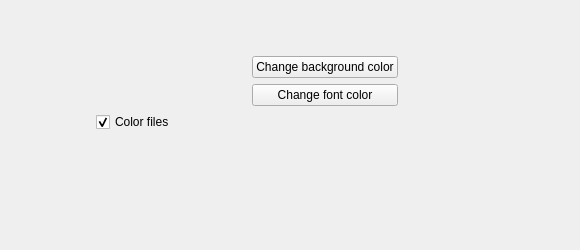
      <widget class="QWidget" name="pageSettingsShell">
       <widget class="QWidget" name="gridLayoutWidget">
        <property name="geometry">
         <rect>
          <x>90</x>
          <y>50</y>
          <width>481</width>
          <height>191</height>
         </rect>
        </property>
        <layout class="QGridLayout" name="shellGridLayout">
         <property name="margin" stdset="0">
          <number>6</number>
         </property>
         <item row="0" column="1">
          <widget class="QPushButton" name="shellPushButtonBackground">
           <property name="text">
            <string>Change background color</string>
           </property>
          </widget>
         </item>
         <item row="1" column="1">
          <widget class="QPushButton" name="shellPushButtonFont">
           <property name="text">
            <string>Change font color</string>
           </property>
          </widget>
         </item>
         <item row="0" column="3">
          <spacer name="horizontalSpacer_7">
           <property name="orientation">
            <enum>Qt::Horizontal</enum>
           </property>
           <property name="sizeHint" stdset="0">
            <size>
             <width>40</width>
             <height>20</height>
            </size>
           </property>
          </spacer>
         </item>
         <item row="1" column="0">
          <widget class="QLabel" name="shellLabelCurrentFont">
           <property name="sizePolicy">
            <sizepolicy hsizetype="Fixed" vsizetype="Fixed">
             <horstretch>0</horstretch>
             <verstretch>0</verstretch>
            </sizepolicy>
           </property>
           <property name="minimumSize">
            <size>
             <width>150</width>
             <height>20</height>
            </size>
           </property>
           <property name="maximumSize">
            <size>
             <width>150</width>
             <height>20</height>
            </size>
           </property>
           <property name="text">
            <string/>
           </property>
          </widget>
         </item>
         <item row="0" column="0">
          <widget class="QLabel" name="shellLabelCurrentBackground">
           <property name="sizePolicy">
            <sizepolicy hsizetype="Fixed" vsizetype="Fixed">
             <horstretch>0</horstretch>
             <verstretch>0</verstretch>
            </sizepolicy>
           </property>
           <property name="minimumSize">
            <size>
             <width>150</width>
             <height>20</height>
            </size>
           </property>
           <property name="maximumSize">
            <size>
             <width>150</width>
             <height>20</height>
            </size>
           </property>
           <property name="text">
            <string/>
           </property>
          </widget>
         </item>
         <item row="3" column="1">
          <spacer name="verticalSpacer_4">
           <property name="orientation">
            <enum>Qt::Vertical</enum>
           </property>
           <property name="sizeHint" stdset="0">
            <size>
             <width>20</width>
             <height>40</height>
            </size>
           </property>
          </spacer>
         </item>
         <item row="2" column="0" colspan="2">
          <widget class="QCheckBox" name="checkColorShellFiles">
           <property name="text">
            <string>Color files</string>
           </property>
           <property name="checked">
            <bool>true</bool>
           </property>
          </widget>
         </item>
        </layout>
       </widget>
      </widget>
